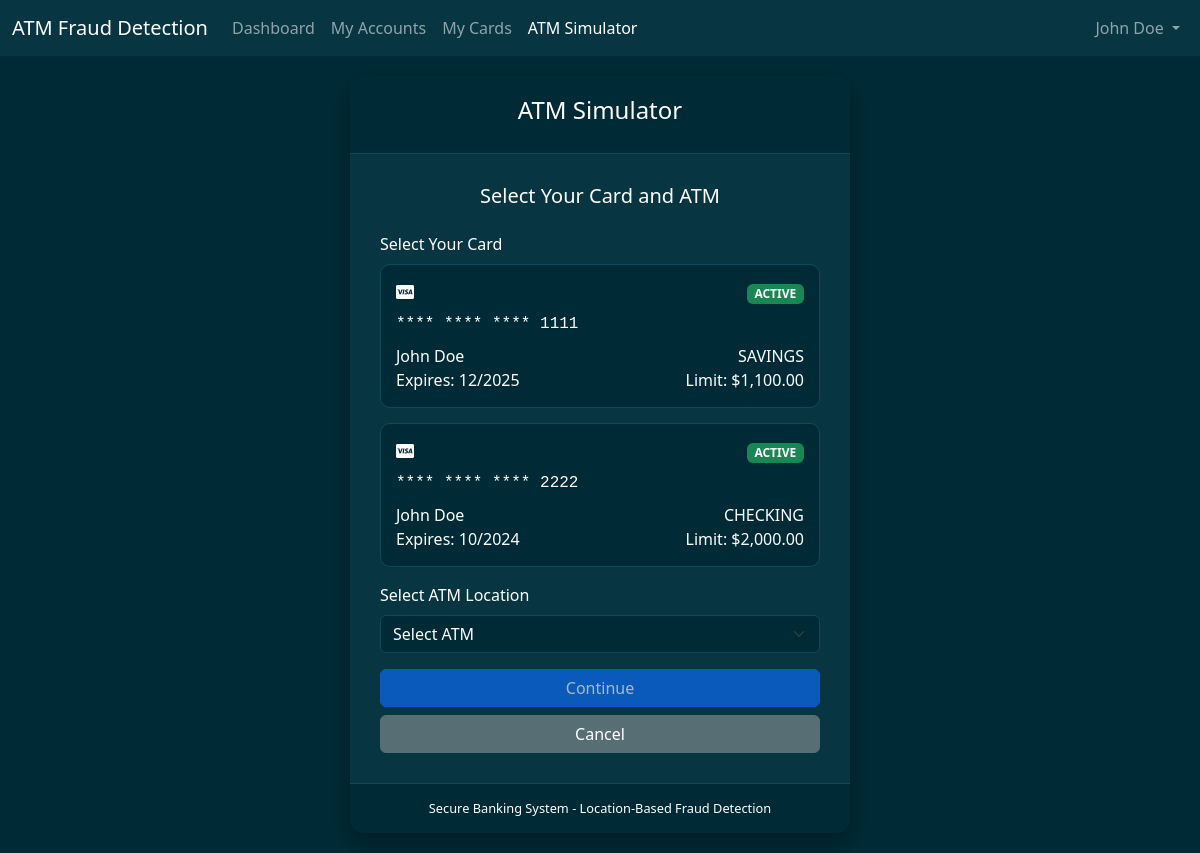
/user/atm-simulator.php (signed in), run on the app's committed database.
### tables this page shows
CREATE TABLE IF NOT EXISTS atm_cards (
    card_id INT AUTO_INCREMENT PRIMARY KEY,
    user_id INT NOT NULL,
    account_id INT NOT NULL,
    card_number VARCHAR(16) NOT NULL UNIQUE,
    card_holder VARCHAR(100) NOT NULL,
    pin VARCHAR(255) NOT NULL,  
    expiry_month INT NOT NULL,
    expiry_year INT NOT NULL,
    cvv VARCHAR(3) NOT NULL,
    card_status ENUM('ACTIVE', 'BLOCKED', 'EXPIRED') DEFAULT 'ACTIVE',
    daily_limit DECIMAL(10, 2) DEFAULT 2000.00,
    remaining_limit DECIMAL(10, 2) DEFAULT 2000.00,  
    limit_reset_date DATE DEFAULT (CURRENT_DATE),  
    created_at TIMESTAMP DEFAULT CURRENT_TIMESTAMP,
    FOREIGN KEY (user_id) REFERENCES users(user_id),
    FOREIGN KEY (account_id) REFERENCES bank_accounts(account_id)
);

CREATE TABLE IF NOT EXISTS bank_accounts (
    account_id INT AUTO_INCREMENT PRIMARY KEY,
    user_id INT NOT NULL,
    account_number VARCHAR(20) NOT NULL UNIQUE,
    account_type ENUM('SAVINGS', 'CHECKING', 'CREDIT') NOT NULL,
    balance DECIMAL(12, 2) NOT NULL DEFAULT 0.00,
    currency VARCHAR(3) NOT NULL DEFAULT 'USD',
    status ENUM('ACTIVE', 'INACTIVE', 'BLOCKED') NOT NULL DEFAULT 'ACTIVE',
    created_at TIMESTAMP DEFAULT CURRENT_TIMESTAMP,
    FOREIGN KEY (user_id) REFERENCES users(user_id)
);

### user/atm-simulator.php (the view, shortened to what this page needs)
<?php
$database = new Database();
$db = $database->getConnection();
$userId = $_SESSION['user_id'];
$query = "SELECT c.*, a.account_number, a.account_type, a.balance
          FROM atm_cards c
          JOIN bank_accounts a ON c.account_id = a.account_id
          WHERE c.user_id = :user_id AND c.card_status = 'ACTIVE'";
$stmt = $db->prepare($query);
$stmt->bindParam(':user_id', $userId);
$stmt->execute();
$cards = $stmt->fetchAll(PDO::FETCH_ASSOC);
$step = isset($_GET['step']) ? $_GET['step'] : 'select_card';
?>
<!DOCTYPE html>
<html lang="en">
<head>
    <link href="https://cdn.jsdelivr.net/npm/bootstrap@5.3.0-alpha1/dist/css/bootstrap.min.css" rel="stylesheet">
    <link rel="stylesheet" href="https://cdnjs.cloudflare.com/ajax/libs/font-awesome/6.0.0-beta3/css/all.min.css">
</head>
<body>
    <nav class="navbar navbar-expand-lg navbar-dark">
        <div class="container-fluid">
            <a class="navbar-brand" href="#">ATM Fraud Detection</a>
            <div class="collapse navbar-collapse" id="navbarNav">
                <ul class="navbar-nav me-auto">
                    <li class="nav-item">
                        <a class="nav-link" href="dashboard.php">Dashboard</a>
                    </li>
                    <li class="nav-item">
                        <a class="nav-link" href="accounts.php">My Accounts</a>
                    </li>
                    <li class="nav-item">
                        <a class="nav-link" href="cards.php">My Cards</a>
                    </li>
                    <li class="nav-item">
                        <a class="nav-link active" href="atm-simulator.php">ATM Simulator</a>
                    </li>
                </ul>
                <ul class="navbar-nav">
                    <li class="nav-item dropdown">
                        <a class="nav-link dropdown-toggle" href="#" id="navbarDropdown" role="button" data-bs-toggle="dropdown">
                            <?php echo htmlspecialchars($_SESSION['full_name']); ?>
                        </a>
                    </li>
                </ul>
            </div>
        </div>
    </nav>
    <div class="container">
        <div class="atm-container">
            <div class="atm-header">
                <h4>ATM Simulator</h4>
            </div>
            <div class="atm-body">
                <?php if ($step === 'select_card'): ?>
                    <h5 class="mb-4 text-center">Select Your Card and ATM</h5>
                    <form method="post" action="atm-simulator.php" id="card-form">
                        <div class="mb-3">
                            <label for="card_id" class="form-label">Select Your Card</label>
                            <?php if (empty($cards)): ?>
                                <div class="alert alert-warning">You don't have any active cards.</div>
                            <?php else: ?>
                                <?php foreach ($cards as $index => $card): ?>
                                    <div class="card-select" data-card-id="<?php echo $card['card_id']; ?>">
                                        <div class="d-flex justify-content-between mb-2">
                                            <div>
                                                <i class="fab fa-cc-visa"></i>
                                            </div>
                                            <div>
                                                <span class="badge bg-<?php echo $card['card_status'] === 'ACTIVE' ? 'success' : 'danger'; ?>">
                                                    <?php echo $card['card_status']; ?>
                                                </span>
                                            </div>
                                        </div>
                                        <p class="card-number mb-2">
                                            **** **** **** <?php echo substr($card['card_number'], -4); ?>
                                        </p>
                                        <div class="d-flex justify-content-between">
                                            <div>
                                                <p class="card-holder mb-0"><?php echo htmlspecialchars($card['card_holder']); ?></p>
                                                <p class="expiry mb-0">
                                                    Expires: <?php echo sprintf('%02d/%d', $card['expiry_month'], $card['expiry_year']); ?>
                                                </p>
                                            </div>
                                            <div class="text-end">
                                                <p class="mb-0"><?php echo $card['account_type']; ?></p>
                                                <p class="mb-0">Limit: $<?php echo number_format($card['remaining_limit'], 2); ?></p>
                                            </div>
                                        </div>
                                    </div>
                                <?php endforeach; ?>
                            <?php endif; ?>
                        </div>
                        <div class="mb-3">
                            <label for="atm_id" class="form-label">Select ATM Location</label>
                            <select class="form-select" id="atm_id" name="atm_id" required>
                                <option value="">Select ATM</option>
                            </select>
                        </div>
                        <div class="d-grid gap-2">
                            <button type="button" id="continue-btn" class="btn btn-primary" disabled>Continue</button>
                            <a href="dashboard.php" class="btn btn-secondary">Cancel</a>
                        </div>
                    </form>
                <?php endif; ?>
            </div>
            <div class="atm-footer">
                <p class="mb-0">Secure Banking System - Location-Based Fraud Detection</p>
            </div>
        </div>
    </div>
</body>
</html>

### user/atm-simulator.php (style rules this page uses)
body { background-color: #002b36; color: white; font-family: 'Segoe UI', Tahoma, Geneva, Verdana, sans-serif; min-height: 100vh; display: flex; flex-direction: column; }
.navbar { background-color: #073642 !important; }
.container { flex: 1; display: flex; align-items: center; justify-content: center; padding: 20px; }
.atm-container { max-width: 500px; width: 100%; background-color: #073642; border-radius: 15px; box-shadow: 0 10px 25px rgba(0, 0, 0, 0.3); overflow: hidden; }
.atm-header { background-color: #002b36; padding: 20px; text-align: center; border-bottom: 1px solid #0e4b5a; }
.atm-body { padding: 30px; }
.atm-footer { background-color: #002b36; padding: 15px; text-align: center; border-top: 1px solid #0e4b5a; font-size: 0.8rem; }
.btn-primary { background-color: #2aa198; border-color: #2aa198; }
.btn-secondary { background-color: #586e75; border-color: #586e75; }
.form-control, .form-select { background-color: #002b36; border-color: #0e4b5a; color: white; }
.card-select { background-color: #002b36; border-radius: 10px; padding: 15px; margin-bottom: 15px; cursor: pointer; border: 1px solid #0e4b5a; transition: all 0.3s; }
.card-number { font-family: monospace; }

### data on the page
atm_cards: card_status "ACTIVE", card_number "1111", card_holder "John Doe", expiry_month "12", expiry_year "2025", account.account_type "SAVINGS", remaining_limit "1,100.00"
atm_cards: card_status "ACTIVE", card_number "2222", card_holder "John Doe", expiry_month "10", expiry_year "2024", account.account_type "CHECKING", remaining_limit "2,000.00"

### other printed values
$_SESSION['full_name'] "John Doe"
